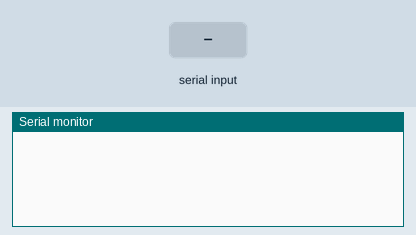
This sketch was run on a simulated Arduino Mega 2560, built with avr-gcc and run on an emulated ATmega2560. On the bench: the last lines printed to the serial monitor. Inputs (shaded band) come from the test bench.

Above: at 1.2 s.
1.3 s: "1" received over the second serial link
At 2.7 s:
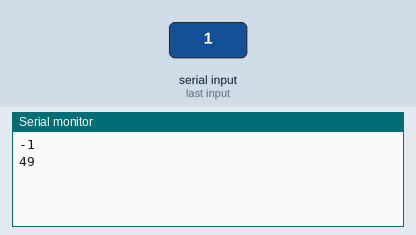
2.8 s: "0" received over the second serial link
4.3 s: "2" received over the second serial link
At 7.0 s:
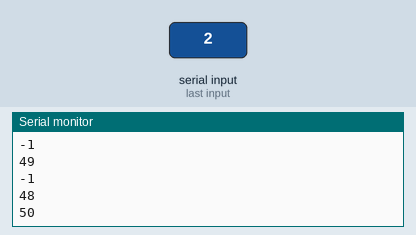
Timing chart, 0 to 8.5 s (numbered marks = the images above; inputs shaded):
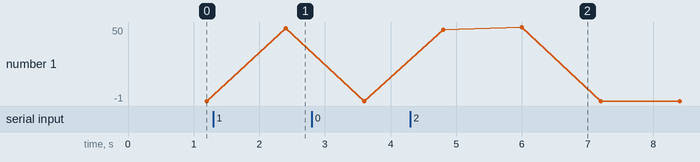

Measured:
- after the input at 1.3 s, the serial monitor: prints a new line after 1.1 s (image 1)
- after the input at 4.3 s, the serial monitor: prints a new line after 1.7 s (image 2)
- plotted number 1: -1 → 49 after the input at 1.3 s

The sketch:

serialCommsFade.ino
```cpp
String incomingByte; // for incoming serial data
const int LED=45;
void setup() {
  Serial.begin(115200);
  Serial3.begin(115200);// opens serial port, sets data rate to 9600 bps
}

void loop() {
  digitalWrite(LED,LOW);
  delay(100);
  //Serial.println("butt");
  // send data only when you receive data:
  //if (Serial3.available() > 5) {
    // read the incoming byte:
    incomingByte = Serial3.read();
  digitalWrite(LED,HIGH);
  delay(1100);
    // say what you got:
    Serial.println(incomingByte);
    //Serial.println(incomingByte, DEC);
  //}
}
```
